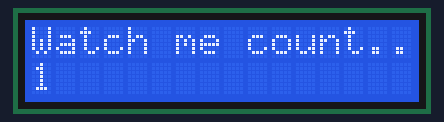
A sketch run on a simulated Arduino Uno, built with avr-gcc and run on an emulated ATmega328P. Shown: 16×2 character LCD.

Above: at 0.16 s.
At 5.08 s:
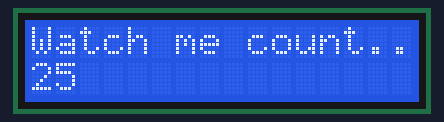
At 10.0 s:
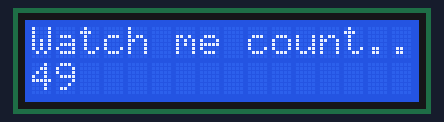
At 19.85 s:
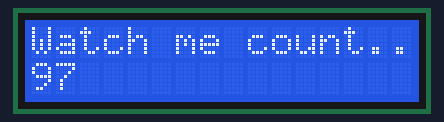
At 29.69 s:
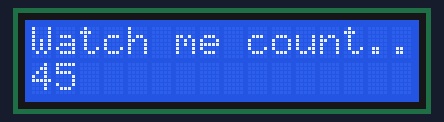
At 39.74 s:
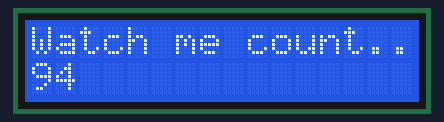

The sketch:

lcdcount.ino
```cpp
#include <LiquidCrystal.h>

int rs=7;
int en=8;
int d4=9;
int d5=10;
int d6=11;
int d7=12;
LiquidCrystal lcd(rs,en,d4,d5,d6,d7);

int dt=200;
int num=1;

void setup() {
  Serial.begin(9600);
  lcd.begin(16,2);
}

void loop() {
  while(num<=100){
    lcd.setCursor(0,0);
    lcd.print("Watch me count...");
    lcd.setCursor(0,1);
    lcd.print(num);
    num=num+1;
    delay(dt);
    lcd.clear();
    if (num==101){
      num=1;
    }
  }

}
```
